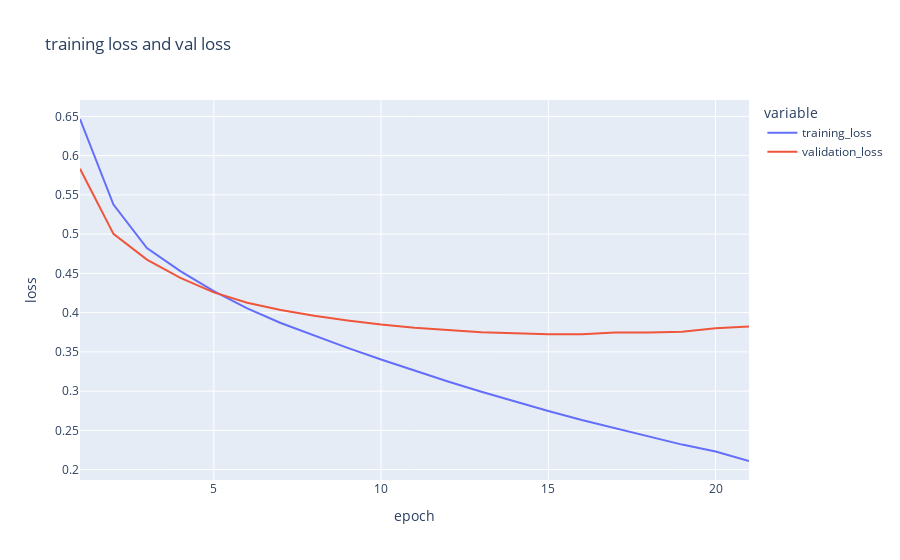
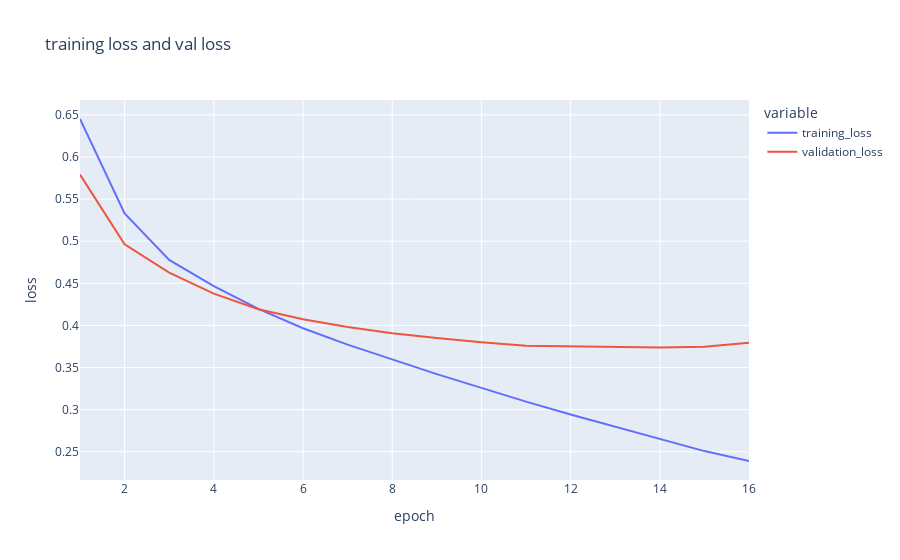

Source (notebook cell) for these figures, in order:
### Markdown cell above
# 4. Several models and model selection

### Code cell
def model_selection(train_load, val_load, test_load, early_stopping):
    #Here we use shuffle = True in order to shuffle the dataset for the training
    train_loader = torch.utils.data.DataLoader(cifar2_train, batch_size=64, shuffle=True) 
    val_loader = torch.utils.data.DataLoader(cifar2_val, batch_size=64, shuffle=False)

    # Instantiate the loss function (here we use cross entropy)
    loss_fn = nn.CrossEntropyLoss()
    
    losses = []
    models_train = []
    models_val = []
    models_test = []
    lr_list = []
    weight_decay_list = []
    momentum_list = []
    i = 1


    models = []
    for x in [0, 0.01, 0.1, 0.5]:
        for y in [0, 0.01,0.1, 0.8]:
            for z in [0.1, 0.01,0.001,0.0001]:
                # Initialize MLP
                torch.manual_seed(123)
                model_seq = MyMLP(n_in, n_hidden1, n_hidden2, n_hidden3, n_out)
                
                print(" ====================== model %d ====================== " %i)
                print(f"Iteration using weight value {x}, and momentum value {y}:")
                
                losses.append(train_manual_update(
                    n_epochs = 21,
                    lr = z,
                    model = model_seq,
                    loss_fn = loss_fn,
                    train_loader = train_loader,
                    val_loader = val_loader,
                    weight_decay = x,
                    momentum = y,
                    earlystopping = early_stopping,
                ))
                print('')
                
                lr_list.append(z)
                weight_decay_list.append(x)
                momentum_list.append(y)
                models.append(model_seq)
                # Here we use shuffle = False
                # Because it is easier to check the predictions made.
                train_loader = torch.utils.data.DataLoader(train_load, batch_size=64, shuffle=False)
                val_loader = torch.utils.data.DataLoader(val_load, batch_size=64, shuffle=False)
                test_loader = torch.utils.data.DataLoader(test_load, batch_size=64, shuffle=False)

                train_acc = compute_accuracy(model_seq, train_loader)
                models_train.append(train_acc)
                print("Training accuracy: \n", train_acc)
                val_acc = compute_accuracy(model_seq, val_loader)
                models_val.append(val_acc)
                print("Validation accuracy: \n", val_acc)
            
                i += 1
    
    best_model = np.argmax(models_val)
    #compute accuracy on test data with the model that performed best on validationdata
    test_acc = compute_accuracy(models[best_model], test_loader)
    models_test.append(test_acc)
    best_loss = losses[best_model]
    plot_loss(best_loss[0],best_loss[1],best_loss[2])
    return models_train, models_val, models_test, lr_list, weight_decay_list, momentum_list, best_model

models_train, models_val, models_test, lr, weight_decay, momentum, best_model = model_selection(cifar2_train, cifar2_val, cifar2_test, False)
models_train_es, models_val_es, models_test_es, lr_es, weight_decay_es, momentum_es, best_model_es = model_selection(cifar2_train, cifar2_val, cifar2_test, True)

### Figure 1 — Plotly figure (JSON) as saved in the notebook; plotly's stock layout.template omitted (floating-point values rounded to 4 significant figures)
{"data": [{"hovertemplate": "variable=training_loss<br>epoch=%{x}<br>value=%{y}<extra></extra>", "legendgroup": "training_loss", "line": {"color": "#636efa", "dash": "solid"}, "marker": {"symbol": "circle"}, "mode": "lines", "name": "training_loss", "orientation": "v", "showlegend": true, "type": "scatter", "x": [1, 2, 3, 4, 5, 6, 7, 8, 9, 10, 11, 12, 13, 14, 15, 16, 17, 18, 19, 20, 21], "xaxis": "x", "y": [0.6467, 0.5377, 0.4823, 0.4528, 0.4274, 0.4053, 0.3868, 0.3704, 0.3551, 0.3403, 0.3259, 0.3123, 0.2992, 0.2867, 0.2746, 0.2632, 0.2527, 0.2417, 0.2319, 0.2231, 0.211], "yaxis": "y"}, {"hovertemplate": "variable=validation_loss<br>epoch=%{x}<br>value=%{y}<extra></extra>", "legendgroup": "validation_loss", "line": {"color": "#EF553B", "dash": "solid"}, "marker": {"symbol": "circle"}, "mode": "lines", "name": "validation_loss", "orientation": "v", "showlegend": true, "type": "scatter", "x": [1, 2, 3, 4, 5, 6, 7, 8, 9, 10, 11, 12, 13, 14, 15, 16, 17, 18, 19, 20, 21], "xaxis": "x", "y": [0.5833, 0.5003, 0.4676, 0.4444, 0.4258, 0.4127, 0.4034, 0.3961, 0.3899, 0.3847, 0.3808, 0.3775, 0.3749, 0.3736, 0.3724, 0.3725, 0.3746, 0.3746, 0.3755, 0.3801, 0.3823], "yaxis": "y"}], "layout": {"legend": {"title": {"text": "variable"}, "tracegroupgap": 0}, "title": {"text": "training loss and val loss"}, "xaxis": {"anchor": "y", "domain": [0, 1], "title": {"text": "epoch"}}, "yaxis": {"anchor": "x", "domain": [0, 1], "title": {"text": "loss"}}}}

### Figure 2 — Plotly figure (JSON) as saved in the notebook; plotly's stock layout.template omitted (floating-point values rounded to 4 significant figures)
{"data": [{"hovertemplate": "variable=training_loss<br>epoch=%{x}<br>value=%{y}<extra></extra>", "legendgroup": "training_loss", "line": {"color": "#636efa", "dash": "solid"}, "marker": {"symbol": "circle"}, "mode": "lines", "name": "training_loss", "orientation": "v", "showlegend": true, "type": "scatter", "x": [1, 2, 3, 4, 5, 6, 7, 8, 9, 10, 11, 12, 13, 14, 15, 16], "xaxis": "x", "y": [0.6451, 0.533, 0.4778, 0.4468, 0.4198, 0.3967, 0.3772, 0.3595, 0.3422, 0.3259, 0.3095, 0.2942, 0.2795, 0.2647, 0.2508, 0.239], "yaxis": "y"}, {"hovertemplate": "variable=validation_loss<br>epoch=%{x}<br>value=%{y}<extra></extra>", "legendgroup": "validation_loss", "line": {"color": "#EF553B", "dash": "solid"}, "marker": {"symbol": "circle"}, "mode": "lines", "name": "validation_loss", "orientation": "v", "showlegend": true, "type": "scatter", "x": [1, 2, 3, 4, 5, 6, 7, 8, 9, 10, 11, 12, 13, 14, 15, 16], "xaxis": "x", "y": [0.5792, 0.4963, 0.4627, 0.4377, 0.4193, 0.4073, 0.3981, 0.3908, 0.3851, 0.3801, 0.376, 0.3751, 0.3742, 0.3739, 0.3746, 0.3794], "yaxis": "y"}], "layout": {"legend": {"title": {"text": "variable"}, "tracegroupgap": 0}, "title": {"text": "training loss and val loss"}, "xaxis": {"anchor": "y", "domain": [0, 1], "title": {"text": "epoch"}}, "yaxis": {"anchor": "x", "domain": [0, 1], "title": {"text": "loss"}}}}
